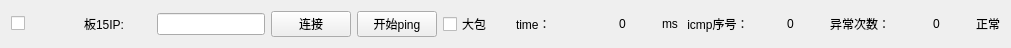
    <widget class="QWidget" name="horizontalLayoutWidget_15">
     <property name="geometry">
      <rect>
       <x>20</x>
       <y>480</y>
       <width>1011</width>
       <height>31</height>
      </rect>
     </property>
     <layout class="QHBoxLayout" name="horizontalLayout_15">
      <item>
       <widget class="QCheckBox" name="ip_enable_15">
        <property name="text">
         <string/>
        </property>
       </widget>
      </item>
      <item>
       <widget class="QLabel" name="label_58">
        <property name="text">
         <string>板15IP:</string>
        </property>
       </widget>
      </item>
      <item>
       <widget class="QLineEdit" name="ip_Text_15">
        <property name="sizePolicy">
         <sizepolicy hsizetype="Fixed" vsizetype="Fixed">
          <horstretch>0</horstretch>
          <verstretch>0</verstretch>
         </sizepolicy>
        </property>
        <property name="alignment">
         <set>Qt::AlignCenter</set>
        </property>
       </widget>
      </item>
      <item>
       <widget class="QPushButton" name="m_pBtnConnect_15">
        <property name="text">
         <string>连接</string>
        </property>
       </widget>
      </item>
      <item>
       <widget class="QPushButton" name="pingButton_15">
        <property name="text">
         <string>开始ping</string>
        </property>
       </widget>
      </item>
      <item>
       <widget class="QCheckBox" name="bigpack_15">
        <property name="text">
         <string>大包</string>
        </property>
       </widget>
      </item>
      <item>
       <widget class="QLabel" name="label_59">
        <property name="text">
         <string>time：</string>
        </property>
       </widget>
      </item>
      <item>
       <widget class="QLabel" name="time_val_15">
        <property name="text">
         <string>0</string>
        </property>
        <property name="alignment">
         <set>Qt::AlignCenter</set>
        </property>
       </widget>
      </item>
      <item>
       <widget class="QLabel" name="label_60">
        <property name="sizePolicy">
         <sizepolicy hsizetype="Fixed" vsizetype="Preferred">
          <horstretch>0</horstretch>
          <verstretch>0</verstretch>
         </sizepolicy>
        </property>
        <property name="text">
         <string>ms</string>
        </property>
       </widget>
      </item>
      <item>
       <widget class="QLabel" name="label_61">
        <property name="text">
         <string> icmp序号：</string>
        </property>
       </widget>
      </item>
      <item>
       <widget class="QLabel" name="icmp_count_15">
        <property name="text">
         <string>0</string>
        </property>
        <property name="alignment">
         <set>Qt::AlignCenter</set>
        </property>
       </widget>
      </item>
      <item>
       <widget class="QLabel" name="error_text_15">
        <property name="text">
         <string>异常次数：</string>
        </property>
       </widget>
      </item>
      <item>
       <widget class="QLabel" name="error_count_15">
        <property name="text">
         <string>0</string>
        </property>
        <property name="alignment">
         <set>Qt::AlignCenter</set>
        </property>
       </widget>
      </item>
      <item>
       <widget class="QLabel" name="status_led_15">
        <property name="sizePolicy">
         <sizepolicy hsizetype="Fixed" vsizetype="Fixed">
          <horstretch>10</horstretch>
          <verstretch>10</verstretch>
         </sizepolicy>
        </property>
        <property name="text">
         <string>正常</string>
        </property>
       </widget>
      </item>
     </layout>
    </widget>
